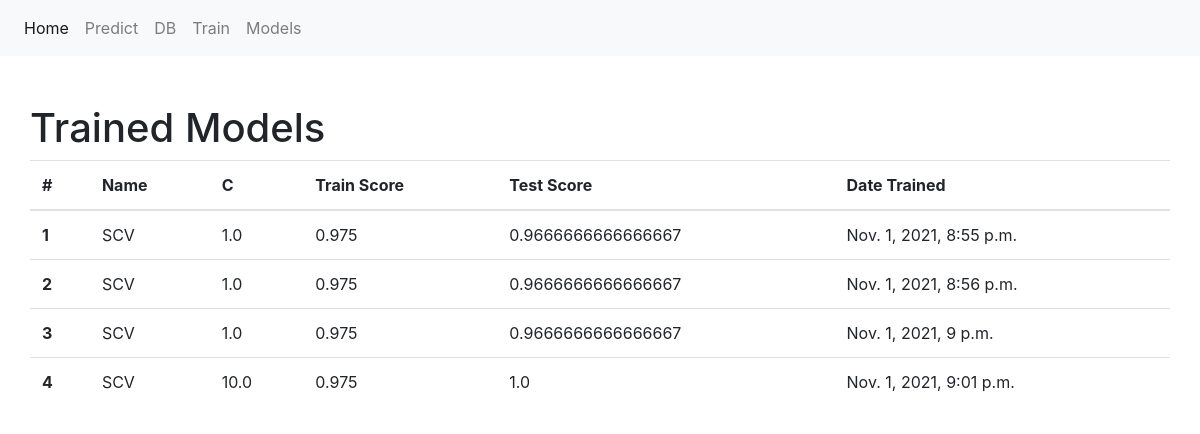
/train/models/, run on the app's committed database.
### train/models.py (models this page shows, shortened)
class TrainResult(models.Model):
    model_name = models.CharField(max_length=30)
    hp_c = models.FloatField(default=1e-3)
    train_score = models.FloatField()
    test_score = models.FloatField()
    train_date = models.DateTimeField('date trained')

### train/views.py (the view)
# urls.py: path('models/', views.view_models, name='models'),
def view_models(request):
    data = {"dataset": TrainResult.objects.all()}
    return render(request, "train/models.html", data)

### train/templates/train/models.html
{% extends "base.html" %}
{% block main %}
    <div class="container pt-5">
        <div class="row">
        <h1>Trained Models</h1>
            <table class="table">
                <thead>
                <tr>
                <th scope="col">#</th>
                <th scope="col">Name</th>
                <th scope="col">C</th>
                <th scope="col">Train Score</th>
                <th scope="col">Test Score</th>
                <th scope="col">Date Trained</th>
                </tr>
                </thead>
                <tbody>
                {% for data in dataset %}
                    <tr>
                    <th scope="row">{{ data.id }}</th>
                    <td>{{ data.model_name }}</td>
                    <td>{{ data.hp_c }}</td>
                    <td>{{ data.train_score }}</td>
                    <td>{{ data.test_score }}</td>
                    <td>{{ data.train_date }}</td>
                    </tr>
                {% endfor %}
                </tbody>
            </table>
        </div>
    </div>
{% endblock %}

### data on the page
TrainResult: id "1", model_name "SCV", hp_c "1.0", train_score "0.975", test_score "0.9666666666666667", train_date "Nov. 1, 2021, 8:55 p.m."
TrainResult: id "2", model_name "SCV", hp_c "1.0", train_score "0.975", test_score "0.9666666666666667", train_date "Nov. 1, 2021, 8:56 p.m."
TrainResult: id "3", model_name "SCV", hp_c "1.0", train_score "0.975", test_score "0.9666666666666667", train_date "Nov. 1, 2021, 9 p.m."
TrainResult: id "4", model_name "SCV", hp_c "10.0", train_score "0.975", test_score "1.0", train_date "Nov. 1, 2021, 9:01 p.m."
